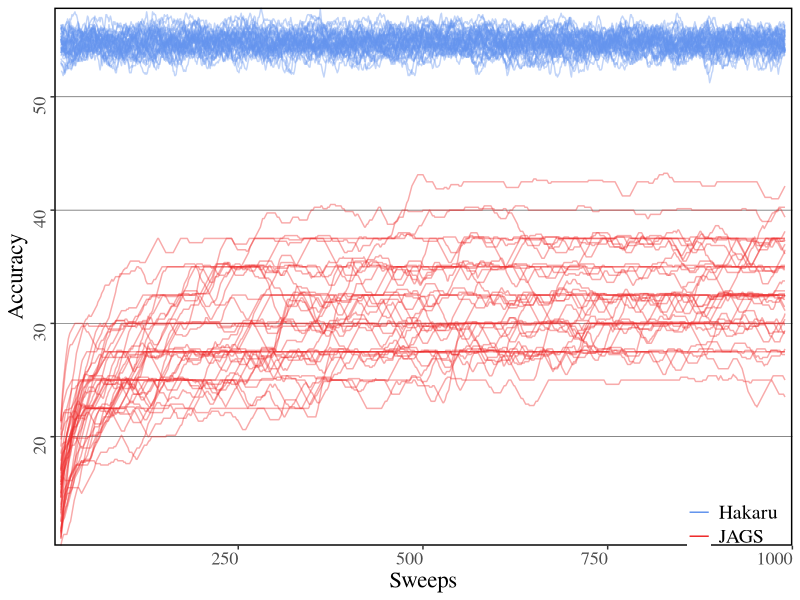

The R source for this figure:
library('ggplot2')
library('data.table')
library('zoo')

data <- fread("nbsweeps3.csv")
data$Accuracy <- data$Accuracy * 100

window.size <- 20

dt <- data.table(data)
dt[, Accuracy:=rollmean(Accuracy, window.size, fill=list(NA, NULL, NA)), by = "Chains,System"]
data2 <- data.frame(dt)

p <- ggplot(data2,
            aes(x=Sweeps, y=Accuracy, group=interaction(Chains, System), colour=System)) +
     geom_line(alpha=0.4) +
     guides(colour = guide_legend(override.aes = list(alpha = 1))) +
     scale_color_manual(name="",
                        values=c("cornflowerblue", "firebrick2")) +
     scale_x_continuous(expand=c(0, 0)) +
     scale_y_continuous(expand=c(0, 0)) +
     theme_bw() + 
     theme(panel.grid.major = element_line(colour = "black", size=0.15)) +
     theme(panel.grid.minor = element_blank()) +
     theme(panel.grid.major.x = element_blank()) +
     theme(panel.border = element_rect(colour = "black", fill=NA, size=1)) +
     theme(text = element_text(family="Times")) +
     theme(plot.title = element_text(size = rel(2))) +
     theme(axis.title.y = element_text(size = rel(1.5), angle = 90)) +
     theme(axis.title.x = element_text(size = rel(1.5))) +
     theme(axis.text.y = element_text(size = rel(1.5), angle = 90)) +
     theme(axis.text.x = element_text(size = rel(1.5), hjust = 1)) +
     theme(legend.title = element_text(size = rel(1.5))) +
     theme(legend.text = element_text(size = rel(1.3))) +
     theme(legend.background = element_rect(fill = "transparent")) +
     theme(legend.justification=c(0.02,1.0),
           legend.position=c(0.85,0.15))               # Position legend in bottom right


ggsave("plots/nbsweeps4.pdf", p)
